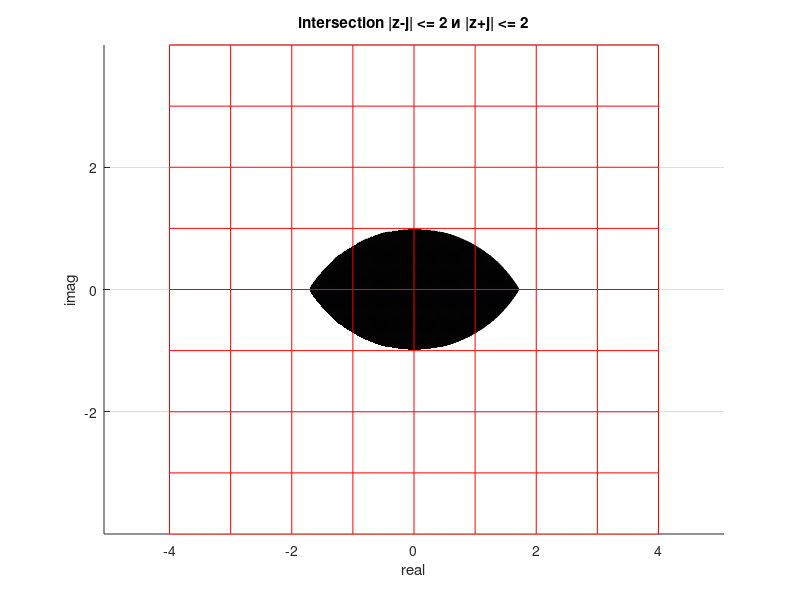

This figure's MATLAB source:
%{
    pcolor() is nice if you don't want meshz() with view(2)

    |z-j| < 1   is a disk of r = 1
    -(1 + j) < z < (1 + j) 
    center z = j
    
    inequalities can get very detalied
    |z - 2| <= 3 w/ |z - j -j| <=2 and real(z) < imag(z)
    
    make a big genorous grid if you are not sure
    limitations if unbonded ... see unboundedness in advance
%}

select = 1;

%intersections AND   ...2 sets
if select == 1
    x = linspace(-4, 4, 1000);
    y = linspace(-4, 4, 1000);
    [x,y] = meshgrid(x,y);
    z = (x + j*y);
    w = abs(z-j*1); % prep set
    v = abs(z+1*j); % prep set
    ww = (w<=2); % set formed, matrix in complex plane
    vv = (v<=2); % set formed, matrix in complex plane
    tt = (ww & vv); % intersection, logical AND ...1 if satisfied, 0 not
    meshz(x, y, -tt); % negative helps see 
    colormap('gray');
    view(2); % directly above
    hold on;
    x = linspace(-4, 4, 9); % need custom grid, don't use 'grid'
    y = x;
    [x,y] = meshgrid(x,y);
    plot(x, y, 'r');
    plot(y, x, 'r');
    axis equal;
    title('intersection |z-j| <= 2 и |z+j| <= 2');
    xlabel('real');
    ylabel('imag');
end

%unions OR ...2 sets
if select == 2
    x = linspace(-4, 4, 1000);
    y = linspace(-4, 4, 1000);
    [x,y] = meshgrid(x,y);
    z = (x + j*y);
    w = abs(z-j*1); % prep set
    v = abs(z+1*j); % prep set
    ww = (w<=2); % set formed, matrix in complex plane
    vv = (v<=2); % set formed, matrix in complex plane
    tt = (ww | vv); % intersection, logical OR ...1 if satisfied, 0 not
    meshz(x, y, -tt); % negative helps see 
    colormap('gray');
    view(2); % directly above
    hold on;
    x = linspace(-4, 4, 9); % need custom grid, don't use 'grid'
    y = x;
    [x,y] = meshgrid(x,y);
    plot(x, y, 'r');
    plot(y, x, 'r');
    axis equal;
    title('intersection |z-j| <= 2 or |z+j| <= 2');
    xlabel('real');
    ylabel('imag');
end

%intersections AND   ... 3 of them    for union, change AND to OR
if select == 3
    x = linspace(-4, 4, 1000);
    y = linspace(-4, 4, 1000);
    [x,y] = meshgrid(x,y);
    z = (x + j*y);
    w = abs(z-j*1); % prep set
    v = abs(z+1*j); % prep set
    s = abs(z-1); % 3rd set preped
    ww = (w<=2); % set formed, matrix in complex plane
    vv = (v<=2); % set formed, matrix in complex plane
    ss = (s<=1);
    tt = (ww & vv & ss); % intersection, logical AND ...1 if satisfied, 0 not
    meshz(x, y, -tt); % negative helps see 
    colormap('gray');
    view(2); % directly above
    hold on;
    x = linspace(-4, 4, 9); % need custom grid, don't use 'grid'
    y = x;
    [x,y] = meshgrid(x,y);
    plot(x, y, 'r');
    plot(y, x, 'r');
    axis equal;
    title('intersection |z-j| <= 1 и |z+j| <= 1  и |z -1| <= 1');
    xlabel('real');
    ylabel('imag');
end

%pcolor 
if select == 4
    x = linspace(-4, 4, 1000);
    y = linspace(-4, 4, 1000);
    [x,y] = meshgrid(x,y);
    z = (x + j*y);
    w = abs(z-j*1); % prep set
    v = abs(z+1*j); % prep set
    ww = (w<=2); % set formed, matrix in complex plane
    vv = (v<=2); % set formed, matrix in complex plane
    tt = (ww & vv); % intersection, logical AND ...1 if satisfied, 0 not
    h = pcolor(x, y, -tt); % pcolor better 
    
    set(h, 'EdgeColor','none');
    colormap('gray');
    grid;
    axis equal;
    set(gca, 'layer','top'); % to see grid...over plot
    
    hold on;
    x = linspace(-4, 4, 9); % need custom grid, don't use 'grid'
    y = x;
    [x,y] = meshgrid(x,y);
    plot(x, y, 'r');
    plot(y, x, 'r');
    axis equal;
    title('intersection |z-j| <= 2 и |z+j| <= 2');
    xlabel('real');
    ylabel('imag');
end